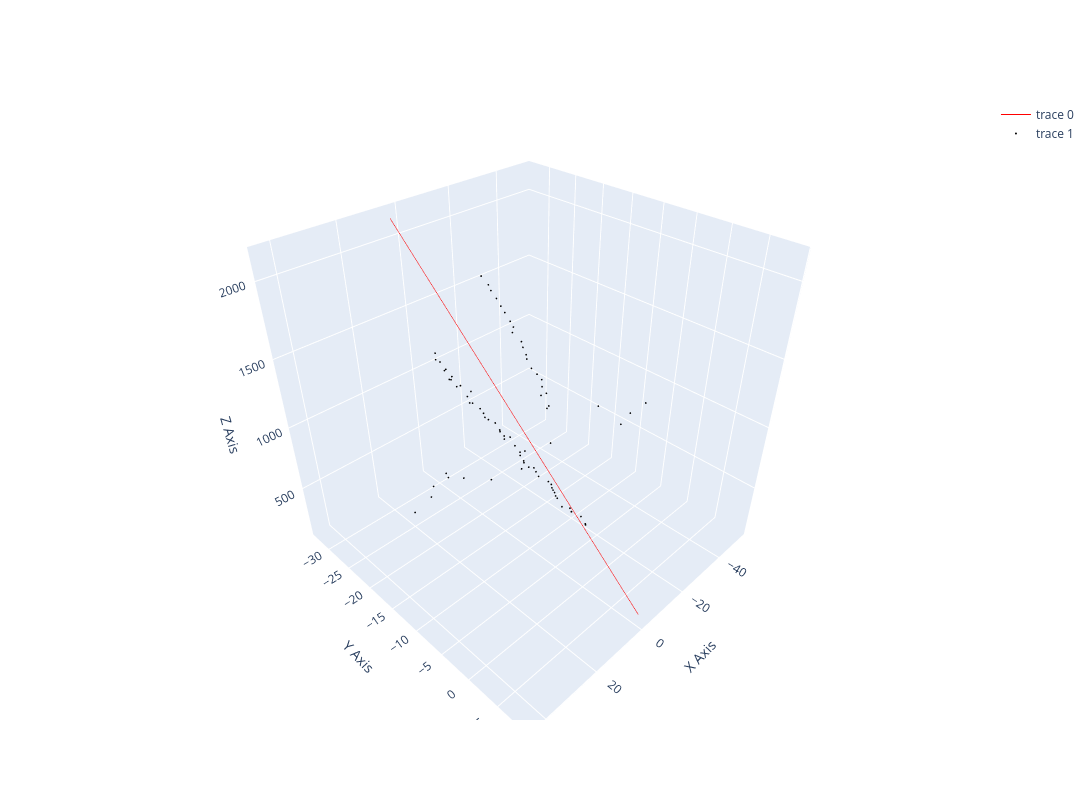

Notebook cell for this chart:
### Code cell
vis_tracks(events[events['fEvent'].to_list().index(39382060)])
